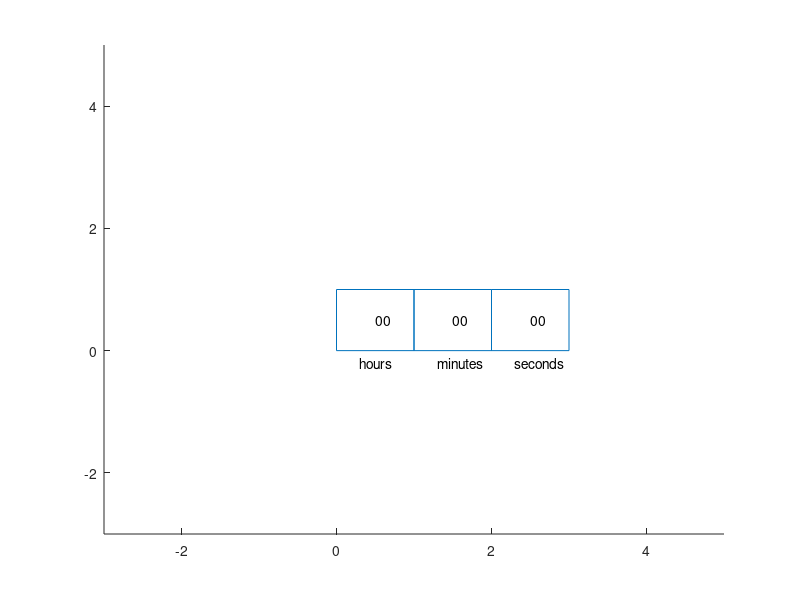

Recreate this plot in MATLAB.
for i=0:1:2
    line([i i+1],[0 0]);
    line([i i+1],[1 1]);
     line([i i],[0 1]);
     line([i+1 i+1],[1 0]);
     
    
end
axis([-3 5 -3 5]);
text(2.3, -.2, "seconds");
text(1.3, -.2, "minutes");
text(.3, -.2, "hours");
h=text(2.5, .5, '00');
h1=text(1.5, .5, '00');
h2=text(.5, .5, '00');




